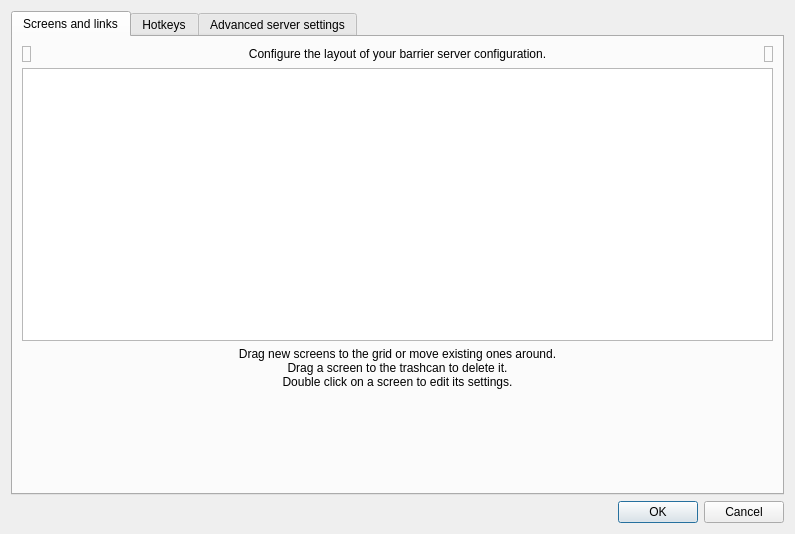
<?xml version="1.0" encoding="UTF-8"?>
<ui version="4.0">
 <class>ServerConfigDialogBase</class>
 <widget class="QDialog" name="ServerConfigDialogBase">
  <property name="geometry">
   <rect>
    <x>0</x>
    <y>0</y>
    <width>795</width>
    <height>534</height>
   </rect>
  </property>
  <property name="windowTitle">
   <string>Server Configuration</string>
  </property>
  <layout class="QVBoxLayout">
   <item>
    <widget class="QTabWidget" name="m_pTabWidget">
     <property name="currentIndex">
      <number>0</number>
     </property>
     <widget class="QWidget" name="m_pTabScreens">
      <attribute name="title">
       <string>Screens and links</string>
      </attribute>
      <layout class="QVBoxLayout">
       <item>
        <layout class="QHBoxLayout">
         <item>
          <widget class="TrashScreenWidget" name="m_pTrashScreenWidget">
           <property name="acceptDrops">
            <bool>true</bool>
           </property>
           <property name="toolTip">
            <string>Drag a screen from the grid to the trashcan to remove it.</string>
           </property>
           <property name="frameShape">
            <enum>QFrame::StyledPanel</enum>
           </property>
           <property name="frameShadow">
            <enum>QFrame::Raised</enum>
           </property>
           <property name="text">
            <string/>
           </property>
           <property name="pixmap">
            <pixmap resource="../res/Barrier.qrc">:/res/icons/64x64/user-trash.png</pixmap>
           </property>
          </widget>
         </item>
         <item>
          <widget class="QLabel" name="label_2">
           <property name="sizePolicy">
            <sizepolicy hsizetype="Preferred" vsizetype="Preferred">
             <horstretch>1</horstretch>
             <verstretch>0</verstretch>
            </sizepolicy>
           </property>
           <property name="text">
            <string>Configure the layout of your barrier server configuration.</string>
           </property>
           <property name="alignment">
            <set>Qt::AlignCenter</set>
           </property>
           <property name="wordWrap">
            <bool>true</bool>
           </property>
          </widget>
         </item>
         <item>
          <widget class="NewScreenWidget" name="m_pLabelNewScreenWidget">
           <property name="toolTip">
            <string>Drag this button to the grid to add a new screen.</string>
           </property>
           <property name="frameShape">
            <enum>QFrame::StyledPanel</enum>
           </property>
           <property name="frameShadow">
            <enum>QFrame::Raised</enum>
           </property>
           <property name="text">
            <string/>
           </property>
           <property name="pixmap">
            <pixmap resource="../res/Barrier.qrc">:/res/icons/64x64/video-display.png</pixmap>
           </property>
          </widget>
         </item>
        </layout>
       </item>
       <item>
        <widget class="ScreenSetupView" name="m_pScreenSetupView">
         <property name="minimumSize">
          <size>
           <width>0</width>
           <height>273</height>
          </size>
         </property>
         <property name="maximumSize">
          <size>
           <width>16777215</width>
           <height>273</height>
          </size>
         </property>
         <property name="acceptDrops">
          <bool>true</bool>
         </property>
         <property name="autoFillBackground">
          <bool>false</bool>
         </property>
         <property name="frameShape">
          <enum>QFrame::StyledPanel</enum>
         </property>
         <property name="frameShadow">
          <enum>QFrame::Sunken</enum>
         </property>
        </widget>
       </item>
       <item>
        <widget class="QLabel" name="label_3">
         <property name="sizePolicy">
          <sizepolicy hsizetype="Preferred" vsizetype="Preferred">
           <horstretch>1</horstretch>
           <verstretch>0</verstretch>
          </sizepolicy>
         </property>
         <property name="text">
          <string>Drag new screens to the grid or move existing ones around.
Drag a screen to the trashcan to delete it.
Double click on a screen to edit its settings.</string>
         </property>
         <property name="alignment">
          <set>Qt::AlignCenter</set>
         </property>
         <property name="wordWrap">
          <bool>true</bool>
         </property>
        </widget>
       </item>
       <item>
        <spacer>
         <property name="orientation">
          <enum>Qt::Vertical</enum>
         </property>
         <property name="sizeHint" stdset="0">
          <size>
           <width>20</width>
           <height>40</height>
          </size>
         </property>
        </spacer>
       </item>
      </layout>
     </widget>
     <widget class="QWidget" name="m_pTabHotkeys">
      <attribute name="title">
       <string>Hotkeys</string>
      </attribute>
      <layout class="QHBoxLayout">
       <item>
        <widget class="QGroupBox" name="groupBox">
         <property name="title">
          <string>&amp;Hotkeys</string>
         </property>
         <layout class="QGridLayout">
          <item row="0" column="0" rowspan="4">
           <widget class="QListWidget" name="m_pListHotkeys"/>
          </item>
          <item row="0" column="1">
           <widget class="QPushButton" name="m_pButtonNewHotkey">
            <property name="enabled">
             <bool>true</bool>
            </property>
            <property name="text">
             <string>&amp;New</string>
            </property>
           </widget>
          </item>
          <item row="1" column="1">
           <widget class="QPushButton" name="m_pButtonEditHotkey">
            <property name="enabled">
             <bool>false</bool>
            </property>
            <property name="text">
             <string>&amp;Edit</string>
            </property>
           </widget>
          </item>
          <item row="2" column="1">
           <widget class="QPushButton" name="m_pButtonRemoveHotkey">
            <property name="enabled">
             <bool>false</bool>
            </property>
            <property name="text">
             <string>&amp;Remove</string>
            </property>
           </widget>
          </item>
          <item row="3" column="1">
           <spacer>
            <property name="orientation">
             <enum>Qt::Vertical</enum>
            </property>
            <property name="sizeHint" stdset="0">
             <size>
              <width>75</width>
              <height>161</height>
             </size>
            </property>
           </spacer>
          </item>
         </layout>
        </widget>
       </item>
       <item>
        <widget class="QGroupBox" name="groupBox_2">
         <property name="title">
          <string>A&amp;ctions</string>
         </property>
         <layout class="QGridLayout">
          <item row="0" column="0" rowspan="4">
           <widget class="QListWidget" name="m_pListActions"/>
          </item>
          <item row="0" column="1">
           <widget class="QPushButton" name="m_pButtonNewAction">
            <property name="enabled">
             <bool>false</bool>
            </property>
            <property name="text">
             <string>Ne&amp;w</string>
            </property>
           </widget>
          </item>
          <item row="1" column="1">
           <widget class="QPushButton" name="m_pButtonEditAction">
            <property name="enabled">
             <bool>false</bool>
            </property>
            <property name="text">
             <string>E&amp;dit</string>
            </property>
           </widget>
          </item>
          <item row="2" column="1">
           <widget class="QPushButton" name="m_pButtonRemoveAction">
            <property name="enabled">
             <bool>false</bool>
            </property>
            <property name="text">
             <string>Re&amp;move</string>
            </property>
           </widget>
          </item>
          <item row="3" column="1">
           <spacer>
            <property name="orientation">
             <enum>Qt::Vertical</enum>
            </property>
            <property name="sizeHint" stdset="0">
             <size>
              <width>20</width>
              <height>40</height>
             </size>
            </property>
           </spacer>
          </item>
         </layout>
        </widget>
       </item>
      </layout>
     </widget>
     <widget class="QWidget" name="m_pTabAdvanced">
      <attribute name="title">
       <string>Advanced server settings</string>
      </attribute>
      <layout class="QGridLayout">
       <item row="0" column="0">
        <widget class="QGroupBox" name="m_pGroupSwitch">
         <property name="title">
          <string>&amp;Switch</string>
         </property>
         <layout class="QVBoxLayout">
          <item>
           <layout class="QHBoxLayout">
            <item>
             <widget class="QCheckBox" name="m_pCheckBoxSwitchDelay">
              <property name="enabled">
               <bool>true</bool>
              </property>
              <property name="text">
               <string>Switch &amp;after waiting</string>
              </property>
             </widget>
            </item>
            <item>
             <spacer>
              <property name="orientation">
               <enum>Qt::Horizontal</enum>
              </property>
              <property name="sizeHint" stdset="0">
               <size>
                <width>40</width>
                <height>20</height>
               </size>
              </property>
             </spacer>
            </item>
            <item>
             <widget class="QSpinBox" name="m_pSpinBoxSwitchDelay">
              <property name="enabled">
               <bool>false</bool>
              </property>
              <property name="minimum">
               <number>10</number>
              </property>
              <property name="maximum">
               <number>10000</number>
              </property>
              <property name="singleStep">
               <number>10</number>
              </property>
              <property name="value">
               <number>250</number>
              </property>
             </widget>
            </item>
            <item>
             <widget class="QLabel" name="m_pLabel_14">
              <property name="text">
               <string>ms</string>
              </property>
             </widget>
            </item>
           </layout>
          </item>
          <item>
           <layout class="QVBoxLayout">
            <item>
             <layout class="QHBoxLayout">
              <item>
               <widget class="QCheckBox" name="m_pCheckBoxSwitchDoubleTap">
                <property name="enabled">
                 <bool>true</bool>
                </property>
                <property name="text">
                 <string>Switch on double &amp;tap within</string>
                </property>
               </widget>
              </item>
              <item>
               <spacer>
                <property name="orientation">
                 <enum>Qt::Horizontal</enum>
                </property>
                <property name="sizeHint" stdset="0">
                 <size>
                  <width>40</width>
                  <height>20</height>
                 </size>
                </property>
               </spacer>
              </item>
              <item>
               <widget class="QSpinBox" name="m_pSpinBoxSwitchDoubleTap">
                <property name="enabled">
                 <bool>false</bool>
                </property>
                <property name="minimum">
                 <number>10</number>
                </property>
                <property name="maximum">
                 <number>10000</number>
                </property>
                <property name="singleStep">
                 <number>10</number>
                </property>
                <property name="value">
                 <number>250</number>
                </property>
               </widget>
              </item>
              <item>
               <widget class="QLabel" name="m_pLabel_15">
                <property name="text">
                 <string>ms</string>
                </property>
               </widget>
              </item>
             </layout>
            </item>
            <item>
             <widget class="QLabel" name="label_4">
              <property name="text">
               <string>Bump against the screen edge with the mouse pointer twice in quick succession.</string>
              </property>
              <property name="wordWrap">
               <bool>true</bool>
              </property>
             </widget>
            </item>
           </layout>
          </item>
          <item>
           <spacer>
            <property name="orientation">
             <enum>Qt::Vertical</enum>
            </property>
            <property name="sizeHint" stdset="0">
             <size>
              <width>20</width>
              <height>40</height>
             </size>
            </property>
           </spacer>
          </item>
         </layout>
        </widget>
       </item>
       <item row="0" column="1">
        <widget class="QGroupBox" name="m_pGroupOptions">
         <property name="title">
          <string>&amp;Options</string>
         </property>
         <layout class="QGridLayout">
          <item row="3" column="0">
           <widget class="QCheckBox" name="m_pCheckBoxWin32KeepForeground">
            <property name="enabled">
             <bool>true</bool>
            </property>
            <property name="text">
             <string>Don't take &amp;foreground window on Windows servers</string>
            </property>
           </widget>
          </item>
          <item row="1" column="0">
           <widget class="QCheckBox" name="m_pCheckBoxRelativeMouseMoves">
            <property name="enabled">
             <bool>true</bool>
            </property>
            <property name="text">
             <string>Use &amp;relative mouse moves</string>
            </property>
           </widget>
          </item>
          <item row="2" column="0">
           <widget class="QCheckBox" name="m_pCheckBoxScreenSaverSync">
            <property name="enabled">
             <bool>true</bool>
            </property>
            <property name="text">
             <string>S&amp;ynchronize screen savers</string>
            </property>
           </widget>
          </item>
          <item row="0" column="0">
           <layout class="QHBoxLayout">
            <item>
             <widget class="QCheckBox" name="m_pCheckBoxHeartbeat">
              <property name="enabled">
               <bool>true</bool>
              </property>
              <property name="text">
               <string>&amp;Check clients every</string>
              </property>
             </widget>
            </item>
            <item>
             <spacer>
              <property name="orientation">
               <enum>Qt::Horizontal</enum>
              </property>
              <property name="sizeHint" stdset="0">
               <size>
                <width>40</width>
                <height>20</height>
               </size>
              </property>
             </spacer>
            </item>
            <item>
             <widget class="QSpinBox" name="m_pSpinBoxHeartbeat">
              <property name="enabled">
               <bool>false</bool>
              </property>
              <property name="minimum">
               <number>1000</number>
              </property>
              <property name="maximum">
               <number>30000</number>
              </property>
              <property name="singleStep">
               <number>1000</number>
              </property>
              <property name="value">
               <number>5000</number>
              </property>
             </widget>
            </item>
            <item>
             <widget class="QLabel" name="m_pLabel_16">
              <property name="text">
               <string>ms</string>
              </property>
             </widget>
            </item>
           </layout>
          </item>
          <item row="7" column="0">
           <spacer>
            <property name="orientation">
             <enum>Qt::Vertical</enum>
            </property>
            <property name="sizeHint" stdset="0">
             <size>
              <width>20</width>
              <height>16</height>
             </size>
            </property>
           </spacer>
          </item>
          <item row="5" column="0">
           <widget class="QCheckBox" name="m_pCheckBoxEnableDragAndDrop">
            <property name="text">
             <string>Enable drag and drop file transfers</string>
            </property>
           </widget>
          </item>
          <item row="4" column="0">
           <widget class="QCheckBox" name="m_pCheckBoxIgnoreAutoConfigClient">
            <property name="text">
             <string>Ignore auto config clients</string>
            </property>
           </widget>
          </item>
          <item row="6" column="0">
           <widget class="QCheckBox" name="m_pCheckBoxEnableClipboard">
            <property name="text">
             <string>Enable clipboard sharing</string>
            </property>
            <property name="checked">
             <bool>true</bool>
            </property>
           </widget>
          </item>
         </layout>
        </widget>
       </item>
       <item row="1" column="0" colspan="2">
        <widget class="QGroupBox" name="m_pGroupSwitchCorners">
         <property name="title">
          <string>&amp;Dead corners</string>
         </property>
         <property name="checked">
          <bool>false</bool>
         </property>
         <layout class="QGridLayout">
          <item row="0" column="0" colspan="2">
           <widget class="QCheckBox" name="m_pCheckBoxCornerTopLeft">
            <property name="text">
             <string>To&amp;p-left</string>
            </property>
           </widget>
          </item>
          <item row="0" column="2" colspan="2">
           <widget class="QCheckBox" name="m_pCheckBoxCornerTopRight">
            <property name="text">
             <string>Top-rig&amp;ht</string>
            </property>
           </widget>
          </item>
          <item row="1" column="0" colspan="2">
           <widget class="QCheckBox" name="m_pCheckBoxCornerBottomLeft">
            <property name="text">
             <string>&amp;Bottom-left</string>
            </property>
           </widget>
          </item>
          <item row="1" column="2" colspan="2">
           <widget class="QCheckBox" name="m_pCheckBoxCornerBottomRight">
            <property name="text">
             <string>Bottom-ri&amp;ght</string>
            </property>
           </widget>
          </item>
          <item row="2" column="0">
           <spacer>
            <property name="orientation">
             <enum>Qt::Horizontal</enum>
            </property>
            <property name="sizeHint" stdset="0">
             <size>
              <width>40</width>
              <height>20</height>
             </size>
            </property>
           </spacer>
          </item>
          <item row="2" column="1" colspan="2">
           <layout class="QHBoxLayout">
            <item>
             <widget class="QLabel" name="label">
              <property name="text">
               <string>Cor&amp;ner Size:</string>
              </property>
              <property name="buddy">
               <cstring>m_pSpinBoxSwitchCornerSize</cstring>
              </property>
             </widget>
            </item>
            <item>
             <widget class="QSpinBox" name="m_pSpinBoxSwitchCornerSize"/>
            </item>
           </layout>
          </item>
          <item row="2" column="3">
           <spacer>
            <property name="orientation">
             <enum>Qt::Horizontal</enum>
            </property>
            <property name="sizeHint" stdset="0">
             <size>
              <width>40</width>
              <height>20</height>
             </size>
            </property>
           </spacer>
          </item>
         </layout>
        </widget>
       </item>
       <item row="2" column="0">
        <spacer>
         <property name="orientation">
          <enum>Qt::Vertical</enum>
         </property>
         <property name="sizeHint" stdset="0">
          <size>
           <width>20</width>
           <height>40</height>
          </size>
         </property>
        </spacer>
       </item>
      </layout>
     </widget>
    </widget>
   </item>
   <item>
    <widget class="QDialogButtonBox" name="m_pButtonBox">
     <property name="orientation">
      <enum>Qt::Horizontal</enum>
     </property>
     <property name="standardButtons">
      <set>QDialogButtonBox::Cancel|QDialogButtonBox::Ok</set>
     </property>
    </widget>
   </item>
  </layout>
 </widget>
 <customwidgets>
  <customwidget>
   <class>ScreenSetupView</class>
   <extends>QTableView</extends>
   <header>ScreenSetupView.h</header>
   <container>1</container>
  </customwidget>
  <customwidget>
   <class>NewScreenWidget</class>
   <extends>QLabel</extends>
   <header>NewScreenWidget.h</header>
  </customwidget>
  <customwidget>
   <class>TrashScreenWidget</class>
   <extends>QLabel</extends>
   <header>TrashScreenWidget.h</header>
  </customwidget>
 </customwidgets>
 <resources>
  <include location="../res/Barrier.qrc"/>
 </resources>
 <connections>
  <connection>
   <sender>m_pButtonBox</sender>
   <signal>accepted()</signal>
   <receiver>ServerConfigDialogBase</receiver>
   <slot>accept()</slot>
   <hints>
    <hint type="sourcelabel">
     <x>572</x>
     <y>424</y>
    </hint>
    <hint type="destinationlabel">
     <x>377</x>
     <y>-8</y>
    </hint>
   </hints>
  </connection>
  <connection>
   <sender>m_pButtonBox</sender>
   <signal>rejected()</signal>
   <receiver>ServerConfigDialogBase</receiver>
   <slot>reject()</slot>
   <hints>
    <hint type="sourcelabel">
     <x>641</x>
     <y>424</y>
    </hint>
    <hint type="destinationlabel">
     <x>595</x>
     <y>1</y>
    </hint>
   </hints>
  </connection>
  <connection>
   <sender>m_pCheckBoxSwitchDelay</sender>
   <signal>toggled(bool)</signal>
   <receiver>m_pSpinBoxSwitchDelay</receiver>
   <slot>setEnabled(bool)</slot>
   <hints>
    <hint type="sourcelabel">
     <x>110</x>
     <y>63</y>
    </hint>
    <hint type="destinationlabel">
     <x>110</x>
     <y>63</y>
    </hint>
   </hints>
  </connection>
  <connection>
   <sender>m_pCheckBoxSwitchDoubleTap</sender>
   <signal>toggled(bool)</signal>
   <receiver>m_pSpinBoxSwitchDoubleTap</receiver>
   <slot>setEnabled(bool)</slot>
   <hints>
    <hint type="sourcelabel">
     <x>110</x>
     <y>63</y>
    </hint>
    <hint type="destinationlabel">
     <x>110</x>
     <y>63</y>
    </hint>
   </hints>
  </connection>
  <connection>
   <sender>m_pCheckBoxHeartbeat</sender>
   <signal>toggled(bool)</signal>
   <receiver>m_pSpinBoxHeartbeat</receiver>
   <slot>setEnabled(bool)</slot>
   <hints>
    <hint type="sourcelabel">
     <x>110</x>
     <y>63</y>
    </hint>
    <hint type="destinationlabel">
     <x>110</x>
     <y>63</y>
    </hint>
   </hints>
  </connection>
  <connection>
   <sender>m_pListHotkeys</sender>
   <signal>itemDoubleClicked(QListWidgetItem*)</signal>
   <receiver>m_pButtonEditHotkey</receiver>
   <slot>click()</slot>
   <hints>
    <hint type="sourcelabel">
     <x>197</x>
     <y>115</y>
    </hint>
    <hint type="destinationlabel">
     <x>304</x>
     <y>115</y>
    </hint>
   </hints>
  </connection>
  <connection>
   <sender>m_pListActions</sender>
   <signal>itemDoubleClicked(QListWidgetItem*)</signal>
   <receiver>m_pButtonEditAction</receiver>
   <slot>click()</slot>
   <hints>
    <hint type="sourcelabel">
     <x>505</x>
     <y>120</y>
    </hint>
    <hint type="destinationlabel">
     <x>677</x>
     <y>118</y>
    </hint>
   </hints>
  </connection>
 </connections>
</ui>
